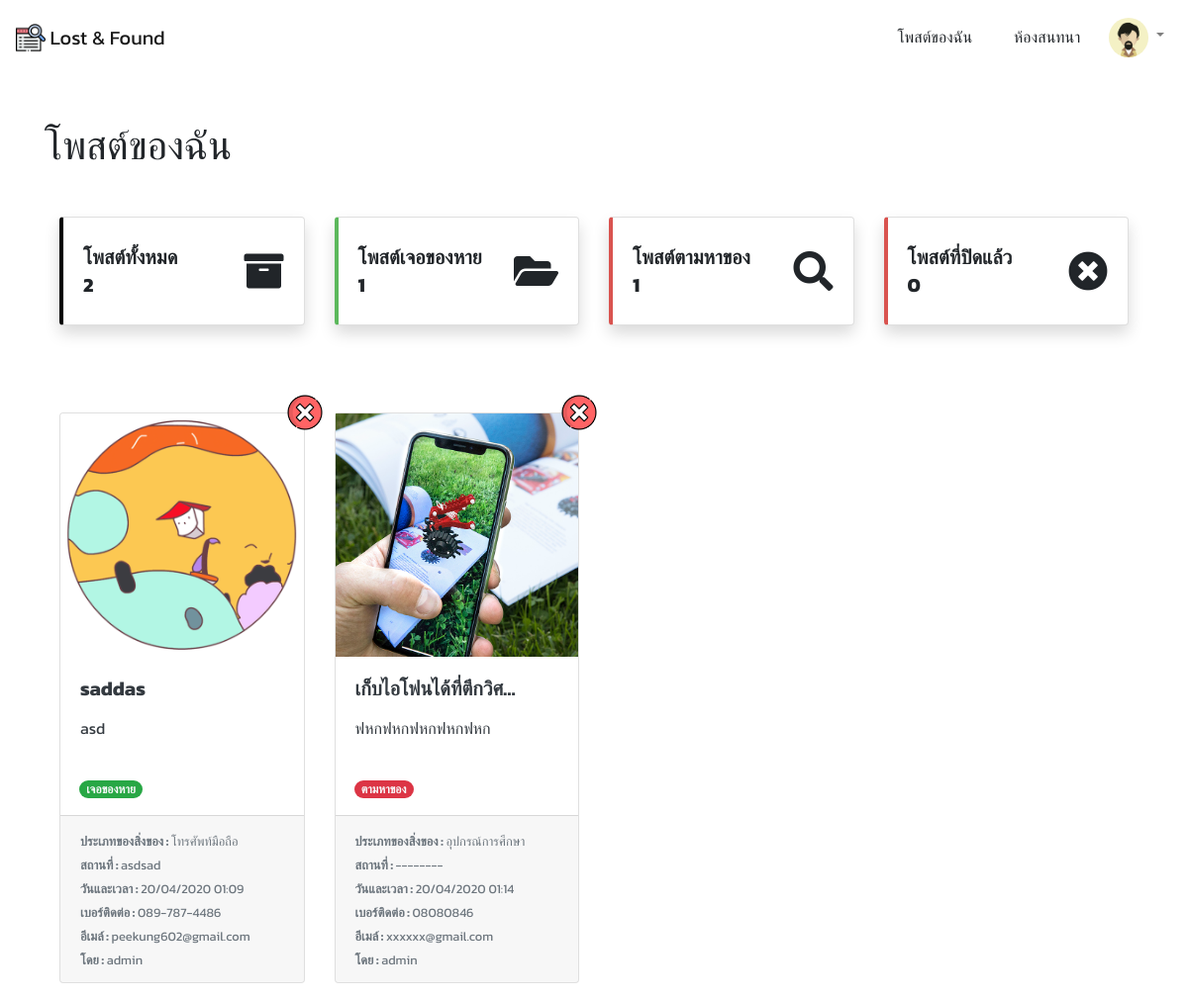
Page /accounts/my_posts/ (signed in) on the earlier database version.
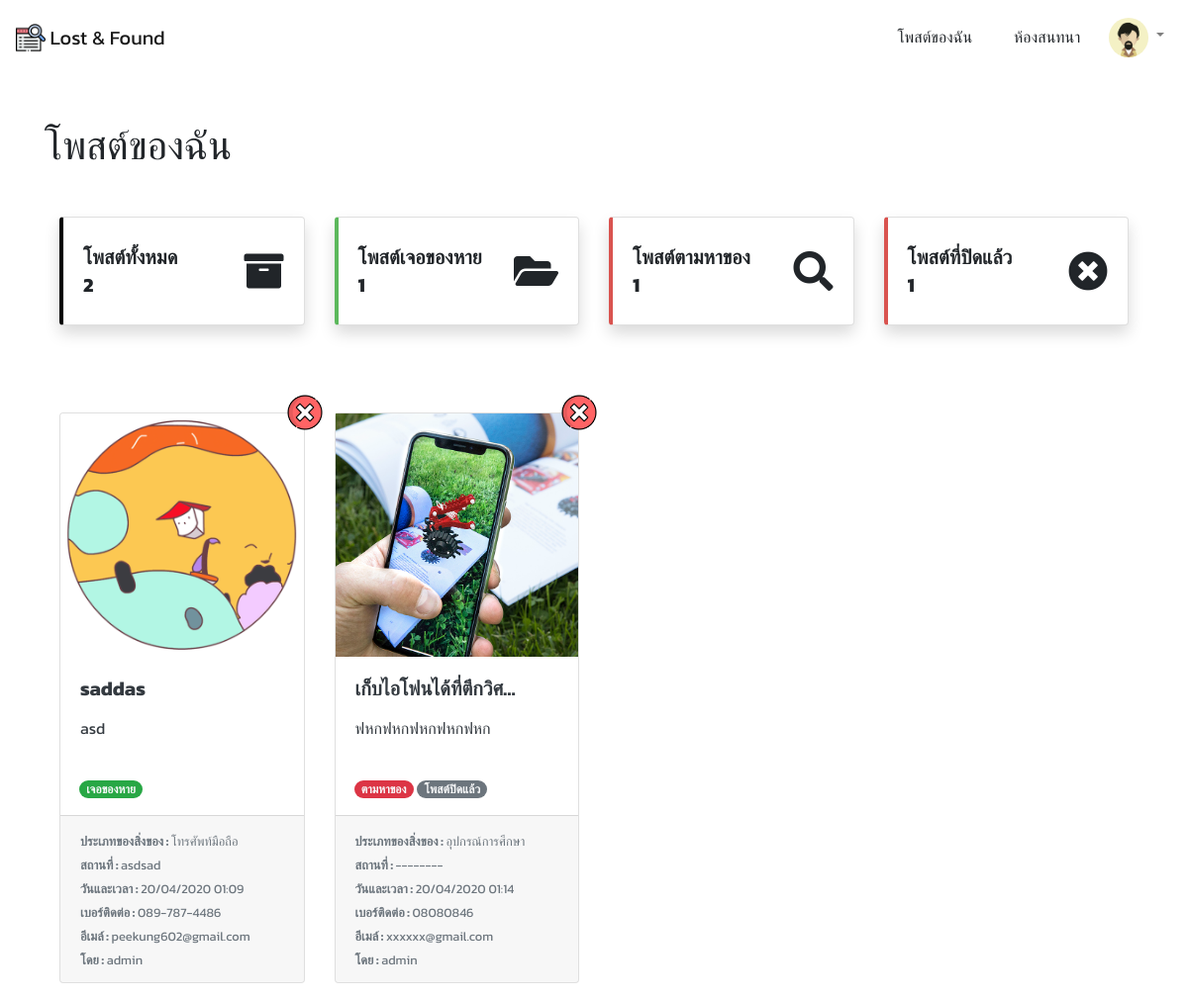
Same page on the later database version.
### accounts/models.py (models this page shows, shortened)
class UserProfile(models.Model):
    avatar = models.ImageField(default='accounts/user_default.gif', upload_to='accounts/') # Picture of user
    user = models.OneToOneField(User, on_delete=models.CASCADE) # reference to User Table
    faculty = models.ForeignKey(Faculty, on_delete=models.CASCADE) # reference to Faculty Table

### posts/models.py (models this page shows, shortened)
class Post(models.Model):
    is_active = models.BooleanField(default=True)
    TYPE = (
        ('found', 'เจอของหาย'),
        ('lost', 'ตามหาของ'),
    )
    type = models.CharField(choices=TYPE, max_length=255, default='found')
    date_time = models.DateTimeField()
    create_at = models.DateTimeField(auto_now_add=True)
    desc = models.TextField()
    title = models.CharField(max_length=255)
    location = models.CharField(max_length=255)
    contact1 = models.CharField(max_length=255)
    contact2 = models.CharField(max_length=255)
    key = models.CharField(max_length=255, unique=True, null=True, blank=True)
    assetType = models.ForeignKey(AssetType, on_delete=models.CASCADE)
    user = models.ForeignKey(User, on_delete=models.CASCADE, null=True)

class AssetType(models.Model):
    name = models.CharField(max_length=255)
    def __str__(self):
        return self.name

class PostPicture(models.Model):
    picture = models.ImageField(default='posts/post_default.gif', upload_to='posts/')
    post = models.ForeignKey(Post, on_delete=models.CASCADE)

### accounts/views.py (the view, shortened to what this page needs)
# urls.py: path('my_posts/', MyPostView.as_view(), name='my_posts'),# myposts
class MyPostView(View):
    template_name = 'my_posts.html'
    def get(self, request):
        if request.user.is_authenticated:
            posts = Post.objects.filter(user=request.user)
            founds = Post.objects.filter(user=request.user, type='found')
            losts = Post.objects.filter(user=request.user, type='lost')
        else:
            posts = "key"
            founds = []
            losts = []
        return render(request, self.template_name, {
            'posts' : posts,
            'founds' : founds,
            'losts' : losts,
            'closed' : len(Post.objects.filter(is_active=False))
        })

### accounts/templates/my_posts.html (shortened to what this page needs)
{% extends 'base_layout.html' %}
{% load static %}
{% block style %}
    <link rel="stylesheet" href="{% static 'css/tempus.css' %}">
{% endblock %}
{% block content %}
<div class="container">
    <h1 class='mt-5 mb-5'> โพสต์ของฉัน </h1>
    {% if user.is_authenticated %}
    <h5 class='mb-5'>
        <div class="container">
            <div class="row">
                <div class="col mb-4 rotate-img">
                    <div class="card shadow h-100 py-2" style="border-left:.25rem solid black !important">
                        <div class="card-body">
                            <div class="row no-gutters align-items-center">
                                <div class="col mr-2">
                                    <div class="font-weight-bold text-uppercase mb-1">โพสต์ทั้งหมด</div>
                                    <div class="h5 mb-0 font-weight-bold text-gray-800">
                                        {{ posts|length }}
                                    </div>
                                </div>
                                <div class="col-auto">
                                    <i class="fas fa-archive fa-2x"></i>
                                </div>
                            </div>
                        </div>
                    </div>
                </div>
                <div class="col mb-4 rotate-img">
                    <div class="card shadow h-100 py-2" style="border-left:.25rem solid #5cb85c !important">
                        <div class="card-body">
                            <div class="row no-gutters align-items-center">
                                <div class="col mr-2">
                                    <div class="font-weight-bold text-uppercase mb-1">โพสต์เจอของหาย</div>
                                    <div class="h5 mb-0 font-weight-bold text-gray-800">
                                        {{ founds|length }}
                                    </div>
                                </div>
                                <div class="col-auto">
                                    <i class="fas fa-folder-open fa-2x"></i>
                                </div>
                            </div>
                        </div>
                    </div>
                </div>
                <div class="col mb-4 rotate-img">
                    <div class="card shadow h-100 py-2" style="border-left:.25rem solid #d9534f !important">
                        <div class="card-body">
                            <div class="row no-gutters align-items-center">
                                <div class="col mr-2">
                                    <div class="font-weight-bold text-uppercase mb-1">โพสต์ตามหาของ</div>
                                    <div class="h5 mb-0 font-weight-bold text-gray-800">
                                        {{ losts|length }}
                                    </div>
                                </div>
                                <div class="col-auto">
                                    <i class="fas fa-search fa-2x"></i>
                                </div>
                            </div>
                        </div>
                    </div>
                </div>
                <div class="col mb-4 rotate-img">
                    <div class="card shadow h-100 py-2" style="border-left:.25rem solid #d9534f !important">
                        <div class="card-body">
                            <div class="row no-gutters align-items-center">
                                <div class="col mr-2">
                                    <div class="font-weight-bold text-uppercase mb-1">โพสต์ที่ปิดแล้ว</div>
                                    <div class="h5 mb-0 font-weight-bold text-gray-800">
                                                {{ closed }}
                                    </div>
                                </div>
                                <div class="col-auto">
                                    <i class="fas fa-times-circle fa-2x"></i>
                                </div>
                            </div>
                        </div>
                    </div>
                </div>
            </div>
        </div>
    </h5>
    {% endif %}
    <div class="container">
        {% if posts == 'key' %}
            <div class='col-lg-12 jumbotron text-center border border-dark'>
                <img src="{% static 'images/post.png' %}" width='15%' class='mb-5'>
                <h4 class='mb-3'>กรุณากรอกคีย์เพื่อจัดการโพสต์ของคุณ</h4>
                {% if key_error %}
                    <span class="text-danger">{{ key_error }}</span>
                {% endif %}
                <form action="{% url 'my_posts' %}" method="POST" class=''>
                    {% csrf_token %}
                    <div class="row">
                        <div class="col-4"></div>
                        <div class="col-4 my-3">
                            <input type="text" name="key" class='form-control' required>
                        </div>
                        <div class="col-4"></div>
                    </div>
                    <input type="submit" class='btn btn-warning' value="ยืนยัน">
                </form>
            </div>
        {% else %}
        <div class="row">
            {% for post in posts %}
                <div class='col-lg-3 my-3'>
                    <div class="card h-100 w-100 text-dark mycard" style='border:none;'>
                        <a href="{% url 'post_delete' post.id %}">
                            <img src="{% static 'images/close.png' %}" alt="" class='top-right-btn' width='35px'>
                        </a>
                        <a class="card h-100 w-100 mb-0 text-decoration-none text-dark" href="{% url 'edit_post' post.id %}">
                            <div class="wrapper">
                                {% if post.postpicture_set.all|length == 0 %}
                                    <img class="card-img-top" src="{% static 'images/post_default.gif' %}">
                                {% else %}
                                    <img class="card-img-top" src="{{ post.postpicture_set.all.0.picture.url }}">
                                {% endif %}
                            </div>
                            <div class="card-body">
                                <h5 class="card-title">
                                    <b>{{ post.title|truncatechars:20 }}</b>
                                </h5>
                                <p class="card-text">
                                    <p>{{ post.desc|truncatechars:50 }}</p>
                                </p>
                            </div>
                            <div class="container mb-3 ml-1">
                                <p class="card-text">
                                    {% if post.type == 'found' %}
                                        <span class="badge badge-pill badge-success text-light">เจอของหาย</span>
                                    {% else %}
                                        <span class="badge badge-pill badge-danger text-light">ตามหาของ</span>
                                    {% endif %}
                                    {% if post.is_active == False %}
                                        <span class="badge badge-pill badge-secondary text-light">โพสต์ปิดแล้ว</span>
                                    {% endif %}
                                </p>
                            </div>
                            <div class="card-footer">
                                <small class="text-muted">
                                    <b>ประเภทของสิ่งของ : </b><span id='assetType'>{{ post.assetType }}</span>
                                    <br>
                                    <b>สถานที่ : </b><span id='location'> {{ post.location }} </span>
                                    <br>
                                    <b>วันและเวลา : </b><span id='date_time'> {{ post.date_time|date:"d/m/Y H:i" }} </span>
                                    <br>
                                    <b>เบอร์ติดต่อ : </b> <span id='contact1'> {{ post.contact1 }} </span>
                                    <br>
                                    <b>อีเมล์ : </b> <span id='contact2'> {{ post.contact2 }} </span>
                                    <br>
                                    <b>โดย : </b> {{ post.user.username }}
                                </small>
                            </div>
                        </a>
                    </div>
                </div>
            {% endfor %}
        </div>
        {% endif %}
    </div>
</div>
{% endblock %}

### templates/base_layout.html (shortened to what this page needs)
{% load static %}
<!DOCTYPE html>
<html lang="en">
<head>
    <link rel="stylesheet" href="{% static 'css/bootstrap.min.css' %}">
    <link rel="stylesheet" href="{% static 'css/style.css' %}">
    <link rel="stylesheet" href="{% static 'css/fontawesome.all.min.css' %}">
    {% block style %}
    {% endblock %}
</head>
<body>
    <nav class="navbar navbar-expand-lg navbar-light" style="height: 75px;">
        <div class="collapse navbar-collapse" id="navbarTogglerDemo01">
            <a class="navbar-brand" href="{% url 'index' %}">
                <img src="{% static 'images/lost&found.png' %}" width="30" height="30" class="d-inline-block align-top"
                    alt="">
                Lost & Found
            </a>
            <ul class="navbar-nav ml-auto">
                <li class="nav-item active">
                    <a class="nav-link" href="{% url 'my_posts' %}">
                        <p class='btn m-0 index'>
                            โพสต์ของฉัน
                        </p>
                    </a>
                </li>
                {% if user.is_authenticated %}
                    <li class="nav-item active">
                        <a class="nav-link" href="{% url 'chat_index' %}">
                            <p class='btn m-0 index'>
                                ห้องสนทนา
                            </p>
                        </a>
                    </li>
                    <li class="nav-item dropdown">
                        <a class="nav-link dropdown-toggle" href="#" id="navbarDropdownMenuLink" role="button"
                            data-toggle="dropdown" aria-haspopup="true" aria-expanded="false">
                            <img src="{{ request.user.userprofile.avatar.url }}" width="40" height="40"
                                class="rounded-circle">
                        </a>
                    </li>
                {% endif %}
            </ul>
        </div>
    </nav>
    {% block content %}
    {% endblock %}
</body>
</html>

### static/css/style.css (style rules this page uses)
* { font-family: 'Kanit', sans-serif; word-wrap: break-word; padding: 0; margin: 0; }
body, html { height: 100%; }
body { animation: fadein .5s; }
.mycard { transition: .2s; }
.wrapper { position: relative; overflow: hidden; }
.wrapper:after { content: ''; display: block; padding-top: 100%; }
.wrapper img { width: auto; height: 100%; max-width: none; position: absolute; left: 50%; top: 0; transform: translateX(-50%); }
.top-right-btn { position: absolute; right: 0; top: 0; transform: translate(50%,-50%); z-index: 100; }
.rotate-img { transition: .3s; }

Differences in the rows shown:
changed Post "ฟหกฟหกฟหกฟหกฟหก": now shows "โพสต์ปิดแล้ว"
Other differences:
{{ closed }}: "0" → "1"
